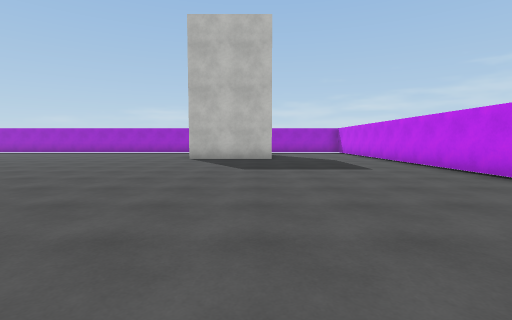
view 1 (above)

24 first-person views from a walk through a Unity game level. The camera is 1.3 m above the floor, tilts 4° down and sees 85° across. The floor is counted in squares, 2 m on a side. Each view is taken from the middle of a square. On the plan, view 1 faces up. The plan holds only what a view shows up to about 9 squares ahead; the rest is blank. The player is left out. Surface patterns are stand-ins for the level's own textures.

view 2
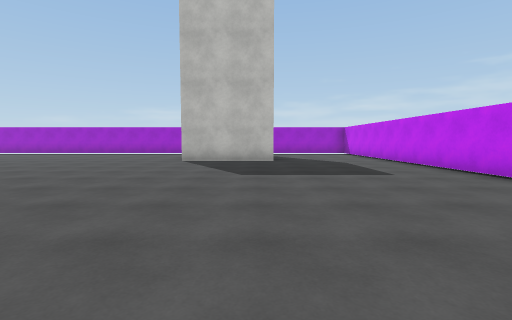

view 3
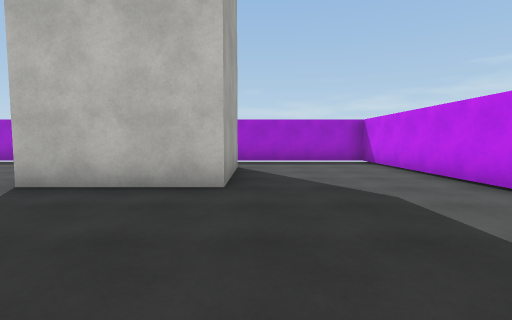

view 4
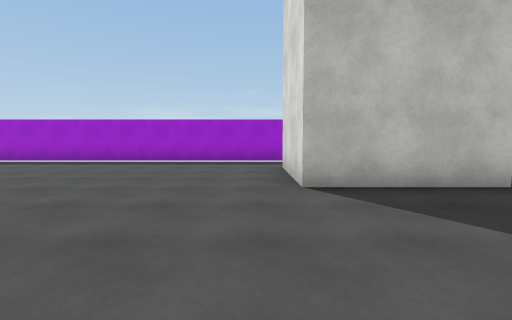

view 5
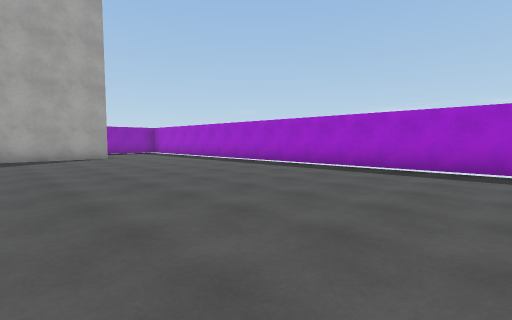

view 6
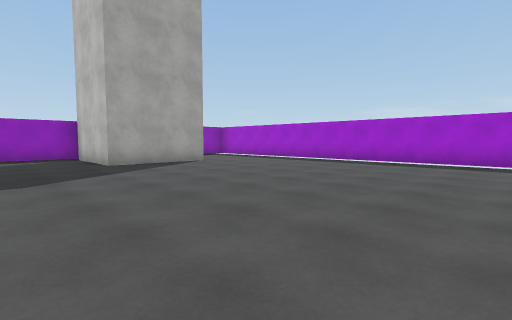

view 7
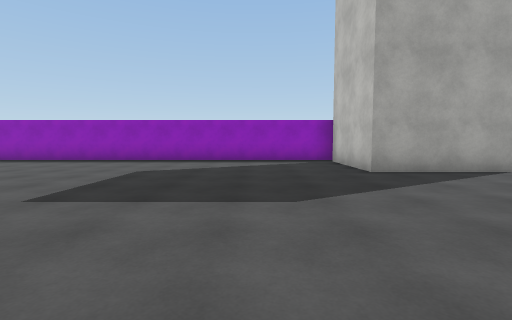

view 8
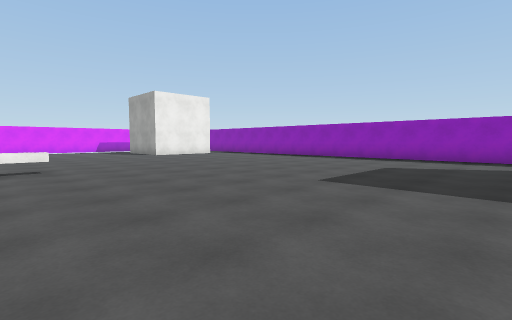

view 9
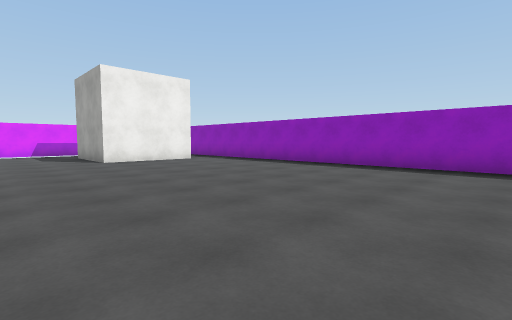

view 10
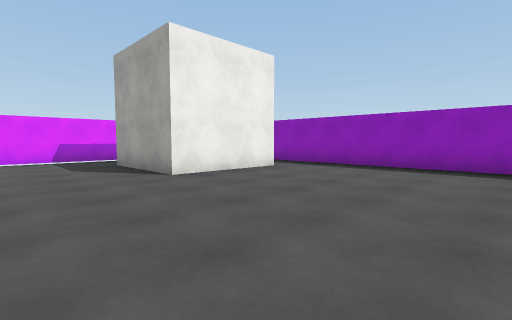

view 11
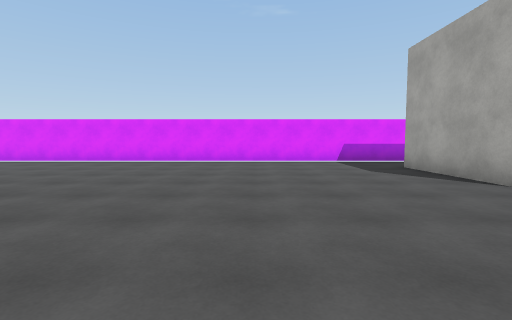

view 12
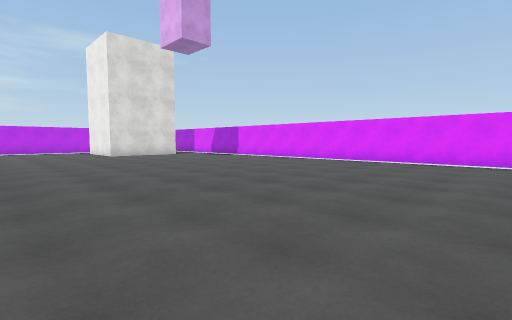

view 13
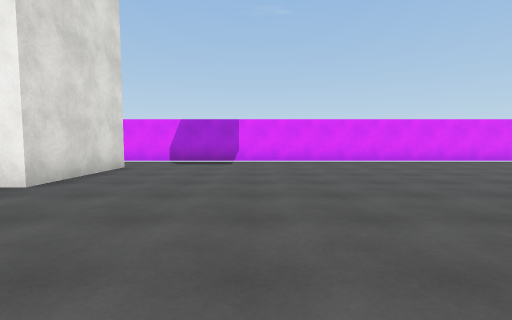

view 14
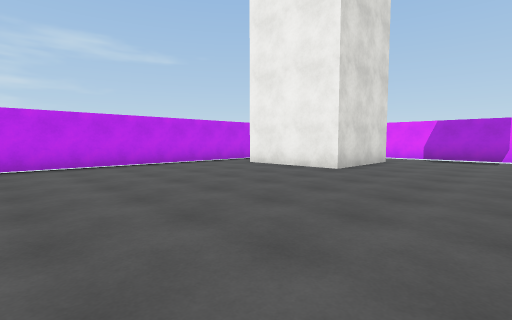

view 15
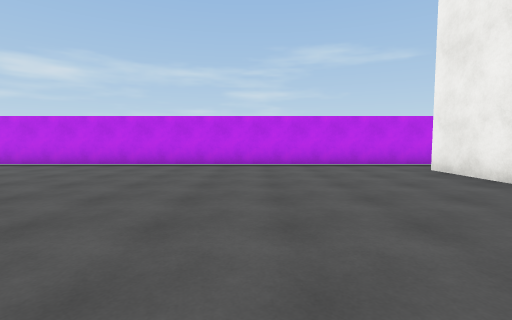

view 16
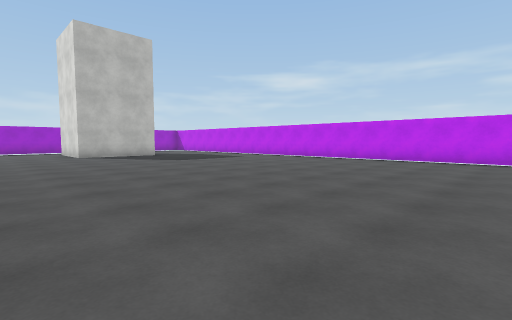

view 17
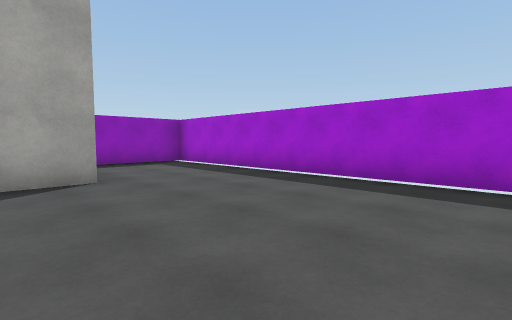

view 18
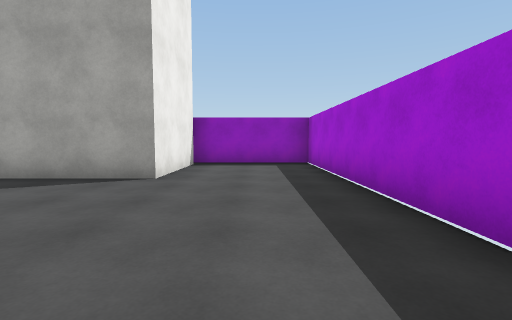

view 19
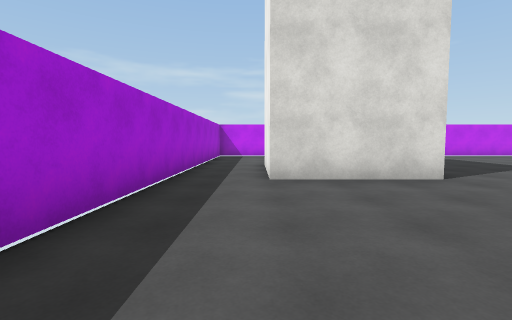

view 20
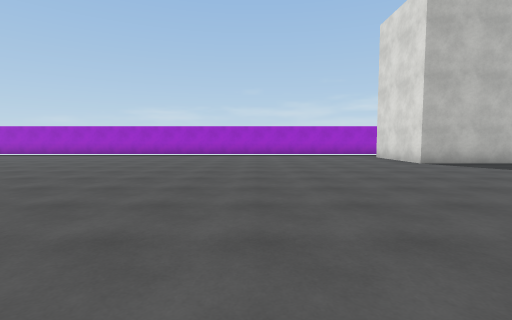

view 21
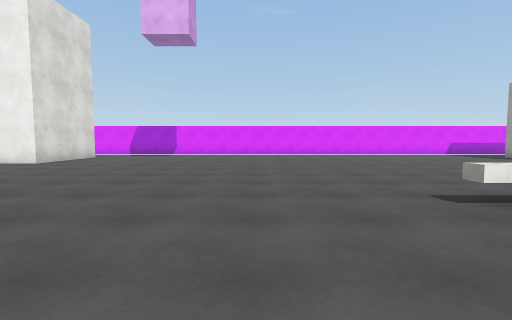

view 22
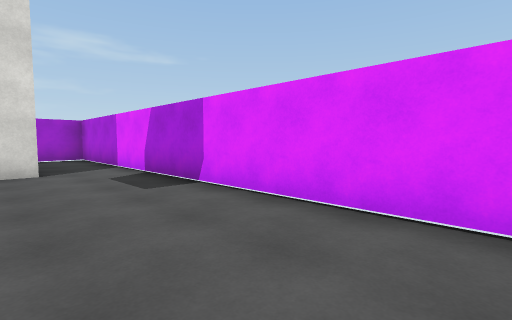

view 23
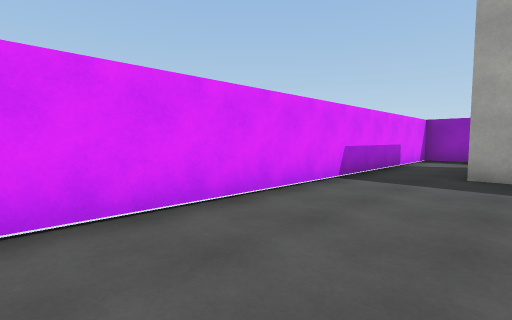

view 24
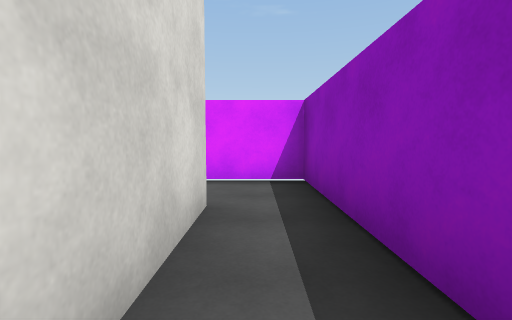

### Floor plan
Points are (right, up) in squares from view 1. A wall is a line through its corners. A room is listed if a view was taken in it or the views show most of it. See-through windows are left out.
Room 1 (views 1, 2, 3, 4, 5, 6, 7, 8, 9, 10, 11, 12, 13, 14, 15, 16, 17, 18, 19, 20, 21, 22, 23, 24)
walls: (0.6, 12.6) (0.6, 9.9) (-2.4, 9.9) (-2.4, 12.8) (0, 12.8); (0.2, -8.9) (0.2, -5.8) (3.1, -5.8); (-18.5, -5.8) (-15.6, -5.8) (-15.6, -8.9); (4.2, -6.6) (4.2, 14.5) (-19.8, 14.5) (-19.8, 11.3) (-16.7, 11.3) (-16.7, 8.4) (-19.8, 8.4) (-19.8, -10.4) (4.2, -10.4) (4.2, -9.2); (-18.5, -8.9) (-18.5, -6.5)
low walls: (-11, -0.7) (-10.2, -0.7)

Positions as (right, up) in squares from view 1, and headings:
1: (0, 0), facing up
2: (0, 1), facing up
3: (1, 6), facing up
4: (-3, 6), facing up
5: (-6, 8), facing up-left
6: (-9, 6), facing up-left
7: (-11, 6), facing left
8: (-10, 6), facing down-left
9: (-13, 3), facing down-left
10: (-13, -1), facing down-left
11: (-12, -2), facing down
12: (-12, -2), facing down-right
13: (-3, -2), facing down
14: (-3, 0), facing down-right
15: (-3, -2), facing right
16: (-5, -2), facing up-right
17: (-12, 10), facing up-left
18: (-12, 13), facing left
19: (-7, 13), facing right
20: (-7, 2), facing up
21: (-6, 2), facing down
22: (-6, -8), facing down-right
23: (-10, -8), facing down-left
24: (-19, -6), facing down
